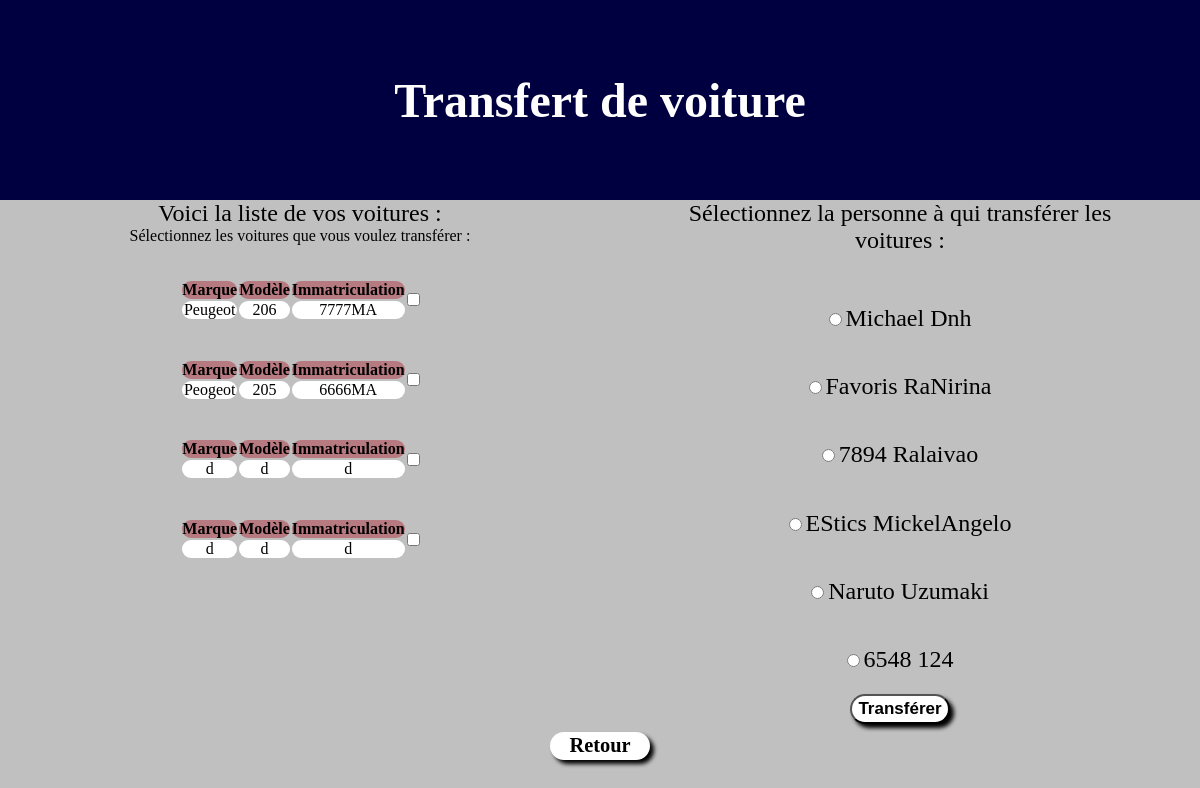
/projet/transfert_voiture.php (signed in), run on the app's committed database.
### tables this page shows
CREATE TABLE IF NOT EXISTS `voiture` (
  `id` int(11) NOT NULL AUTO_INCREMENT,
  `marque` varchar(255) NOT NULL,
  `modele` varchar(255) NOT NULL,
  `immatriculation` varchar(255) NOT NULL,
  `id_personne` int(11) NOT NULL,
  PRIMARY KEY (`id`)
);

CREATE TABLE IF NOT EXISTS `personne` (
  `id` int(11) NOT NULL AUTO_INCREMENT,
  `nom` varchar(255) NOT NULL,
  `prenom` varchar(255) NOT NULL,
  `adresse` varchar(255) NOT NULL,
  `cin` varchar(12) NOT NULL,
  `pseudo` varchar(255) NOT NULL,
  `password` varchar(255) NOT NULL,
  PRIMARY KEY (`id`)
);

### projet/transfert_voiture.php (the view, shortened to what this page needs)
<?php
	$bdd = new PDO('mysql:host=localhost;dbname=enregistrement;charset=utf8','root','');
	$mes_voitures = $bdd -> prepare('SELECT * FROM voiture WHERE id_personne=?');
	$mes_voitures -> execute(array(
		$_SESSION['id']));
	$mes_voitures_copie = $bdd -> prepare('SELECT * FROM voiture WHERE id_personne=?');
	$mes_voitures_copie -> execute(array(
		$_SESSION['id']));
	$voiture_existe = false;
	if ($first = $mes_voitures_copie -> fetch())
		$voiture_existe = true;
	$personnes = $bdd -> query('SELECT * FROM personne');
?>
<!DOCTYPE html>
<html>
<head>
	<link rel="stylesheet" type="text/css" href="style.css">
</head>
<body>
	<div id="en_tete">
		<h2>Transfert de voiture</h2>
	</div>
	<div id="corps">
	<div class="transfert_tout">
	<div class="liste_voitures">
		<p id="demande">Voici la liste de vos voitures :</p>
		<?php
		if (!$voiture_existe)
			echo "<p>Vous n'avez pas encore de voiture.</p>";
		else{
		echo "<p>Sélectionnez les voitures que vous voulez transférer :</p>";
		echo '<div id="voitures">';
		echo '<form method="post" action="transfert_voiture_traitement.php">';
		while ($ma_voiture = $mes_voitures -> fetch()){
		?>
			<div class="transfert_tableau_voiture">
				<table>
					<tr>
						<th>Marque</th>
						<th>Modèle</th>
						<th>Immatriculation</th>
					</tr>
					<tr>
						<td><?php echo $ma_voiture['marque'];?></td>
						<td><?php echo $ma_voiture['modele'];?></td>
						<td><?php echo $ma_voiture['immatriculation'];?></td>
					</tr>
				</table>
				<p>
					<input type="checkbox" name="<?php echo $ma_voiture['id'];?>"  />
				</p>
			</div>
		<?php
		}
		echo '</div></div>';
		echo '<div class="transfert_formulaire">';
		echo '<p id="demande">Sélectionnez la personne à qui transférer les voitures :</p>';
		echo '<div id="personnes">';
		echo '<div id=bloc_personnes>';
		while ($personne = $personnes -> fetch()){
			if ($personne['id'] != $_SESSION['id']){
		?>
			<p id="personne<?php echo $personne['id'];?>">
				<input type="radio" id="<?php echo $personne['id']?>" name="personne" value="<?php echo $personne['id'];?>" required/>
				<label for="<?php echo $personne['id'];?>"><?php echo $personne['prenom'] . ' ' . $personne['nom'];?></label>
			</p>
		<?php
		}}
		echo '</div></div>';
		echo '<p><input type="submit" value="Transférer" /></p>';
		echo '</div>';
		?>
		</div>
		<?php
		}
		?>
		<p id="retour"><a class="retour" href="accueil.php">Retour</a></p>
	</div>
</body>
</html>

### projet/style.css (style rules this page uses)
* { margin: 0; padding: 0; }
html { height: 100%; width: 100%; }
body { background-color: silver; height: 100%; width: 100%; min-width: 600px; min-height: 440px; }
#en_tete { background-color: rgb(0,0,64); color: white; height: 25%; display: flex; flex-direction: column; justify-content: space-around; }
#en_tete h1, #en_tete h2 { font-size: 300%; width: 50%; min-width: 400px; text-align: center; margin: auto; }
#corps { height: 70%; width: 100%; display: flex; flex-direction: column; justify-content: space-around; align-items: center; }
#corps p { margin: auto; text-align: center; }
#demande { font-size: 150%; width: 80%; }
a { text-decoration: none; color: black; font-size: 20px; font-weight: bold; }
label { font-size: 150%; text-align: left; }
form , form#inscription { display: flex; flex-direction: column; justify-content: space-around; align-items: center; }
form { height: 75%; }
form p { display: flex; flex-direction: column; justify-content: space-around; }
input[type='submit'] , #retour { width: 100px; height: 30px; background-color: white; box-shadow: 4px 4px 4px black; border-radius: 20px; font-size: 17px; font-weight: bold; }
.retour { height: 100%; display: flex; flex-direction: column; justify-content: center; font-size: 120%; border-radius: 20px; }
.tableau_voiture table , .transfert_tableau_voiture table { width: 100%; }
.tableau_voiture table th , .transfert_tableau_voiture table th { background-color: rgba(168, 15, 30, 0.4); border-radius: 10px; }
.tableau_voiture table td , .transfert_tableau_voiture table td { background-color: white; width: 25%; text-align: center; border-radius: 10px; }
.ajout_tout , .transfert_tout { height: 100%; width: 100%; display: flex; }
.liste_voitures { width: 50%; }
#voitures , #personnes, #bloc_personnes { width: 100%; height: 80%; padding-top: 15px; display: flex; flex-direction: column; align-items: center; overflow: auto; }
.transfert_formulaire { width: 50%; }
.transfert_tableau_voiture { display: flex; }
#bloc_personnes { height: 100%; width: 75%; }
form { width: 80%; }

### data on the page
voiture: marque "Peugeot", modele "206", immatriculation "7777MA"
voiture: marque "Peogeot", modele "205", immatriculation "6666MA"
voiture: marque "d", modele "d", immatriculation "d"
voiture: marque "d", modele "d", immatriculation "d"
personne: prenom "Michael", nom "Dnh"
personne: prenom "Favoris", nom "RaNirina"
personne: prenom "7894", nom "Ralaivao"
personne: prenom "EStics", nom "MickelAngelo"
personne: prenom "Naruto", nom "Uzumaki"
personne: prenom "6548", nom "124"
